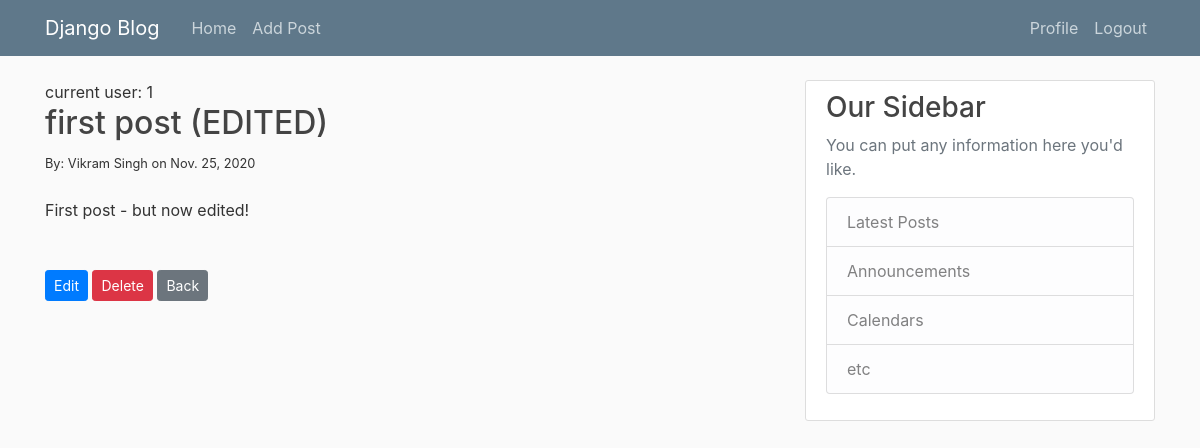
/article/1 (signed in), run on the app's committed database.
### BlogApp/models.py (models this page shows, shortened)
class Post(models.Model):
    title = models.CharField(max_length=150)
    author = models.ForeignKey(User, on_delete=models.CASCADE)
    body = models.TextField()
    date = models.DateField(auto_now_add=True)

### BlogApp/views.py (the view)
# urls.py: path('article/<int:pk>', Article.as_view(), name='article-page'), # primary key
class Article(DetailView):
    model = Post
    template_name = 'article.html'

### BlogApp/templates/article.html (shortened to what this page needs)
{% extends "base.html" %}
{% block content %}
current user: {{user.id}}
<h2>{{ post.title }}</h2>
<small>By: {{post.author.first_name}} {{post.author.last_name}} on {{post.date}}</small>
<br><br>
{{post.body}}
<br><br><br>
{% if user.id == post.author.id %}
<a href="{% url 'edit-post' post.pk %}" class="btn btn-primary btn-sm">Edit</a>  <a href="{% url 'delete-post' post.pk %}" class="btn btn-danger btn-sm">Delete</a>  <a href="{% url 'blog-home' %}" class="btn btn-secondary btn-sm">Back</a>
{% endif %}
{% endblock content %}

### BlogApp/static/main.css (style rules this page uses)
body { background: #fafafa; color: #333333; margin-top: 5rem; }
h1, h2, h3, h4, h5, h6 { color: #444444; }

### data on the page
Post: title "first post (EDITED)", author.first_name "Vikram", author.last_name "Singh", date "Nov. 25, 2020", body "First post - but now edited!"

### other printed values
{{ user.id }} "1"
